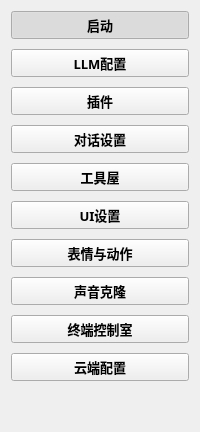
     <widget class="QFrame" name="sidebar">
      <property name="maximumSize">
       <size>
        <width>16777215</width>
        <height>16777215</height>
       </size>
      </property>
      <property name="frameShape">
       <enum>QFrame::NoFrame</enum>
      </property>
      <layout class="QVBoxLayout" name="verticalLayout">
       <property name="spacing">
        <number>10</number>
       </property>
       <item>
        <widget class="QPushButton" name="pushButton_3">
         <property name="sizePolicy">
          <sizepolicy hsizetype="Minimum" vsizetype="Preferred">
           <horstretch>0</horstretch>
           <verstretch>0</verstretch>
          </sizepolicy>
         </property>
         <property name="font">
          <font>
           <family>微软雅黑</family>
           <pointsize>10</pointsize>
           <weight>75</weight>
           <bold>true</bold>
          </font>
         </property>
         <property name="text">
          <string>启动</string>
         </property>
         <property name="checkable">
          <bool>true</bool>
         </property>
         <property name="checked">
          <bool>true</bool>
         </property>
        </widget>
       </item>
       <item>
        <widget class="QPushButton" name="pushButton">
         <property name="sizePolicy">
          <sizepolicy hsizetype="Minimum" vsizetype="Preferred">
           <horstretch>0</horstretch>
           <verstretch>0</verstretch>
          </sizepolicy>
         </property>
         <property name="font">
          <font>
           <family>微软雅黑</family>
           <pointsize>10</pointsize>
           <weight>75</weight>
           <bold>true</bold>
          </font>
         </property>
         <property name="text">
          <string>LLM配置</string>
         </property>
         <property name="checkable">
          <bool>true</bool>
         </property>
        </widget>
       </item>
       <item>
        <widget class="QPushButton" name="pushButton_plugins">
         <property name="sizePolicy">
          <sizepolicy hsizetype="Minimum" vsizetype="Preferred">
           <horstretch>0</horstretch>
           <verstretch>0</verstretch>
          </sizepolicy>
         </property>
         <property name="font">
          <font>
           <family>微软雅黑</family>
           <pointsize>10</pointsize>
           <weight>75</weight>
           <bold>true</bold>
          </font>
         </property>
         <property name="text">
          <string>插件</string>
         </property>
         <property name="checkable">
          <bool>true</bool>
         </property>
        </widget>
       </item>
       <item>
        <widget class="QPushButton" name="pushButton_5">
         <property name="sizePolicy">
          <sizepolicy hsizetype="Minimum" vsizetype="Preferred">
           <horstretch>0</horstretch>
           <verstretch>0</verstretch>
          </sizepolicy>
         </property>
         <property name="font">
          <font>
           <family>微软雅黑</family>
           <pointsize>10</pointsize>
           <weight>75</weight>
           <bold>true</bold>
          </font>
         </property>
         <property name="text">
          <string>对话设置</string>
         </property>
         <property name="checkable">
          <bool>true</bool>
         </property>
        </widget>
       </item>
       <item>
        <widget class="QPushButton" name="pushButton_tools">
         <property name="sizePolicy">
          <sizepolicy hsizetype="Minimum" vsizetype="Preferred">
           <horstretch>0</horstretch>
           <verstretch>0</verstretch>
          </sizepolicy>
         </property>
         <property name="font">
          <font>
           <family>微软雅黑</family>
           <pointsize>10</pointsize>
           <weight>75</weight>
           <bold>true</bold>
          </font>
         </property>
         <property name="text">
          <string>工具屋</string>
         </property>
         <property name="checkable">
          <bool>true</bool>
         </property>
        </widget>
       </item>
       <item>
        <widget class="QPushButton" name="pushButton_ui_settings">
         <property name="sizePolicy">
          <sizepolicy hsizetype="Minimum" vsizetype="Preferred">
           <horstretch>0</horstretch>
           <verstretch>0</verstretch>
          </sizepolicy>
         </property>
         <property name="font">
          <font>
           <family>微软雅黑</family>
           <pointsize>10</pointsize>
           <weight>75</weight>
           <bold>true</bold>
          </font>
         </property>
         <property name="text">
          <string>UI设置</string>
         </property>
         <property name="checkable">
          <bool>true</bool>
         </property>
        </widget>
       </item>
       <item>
        <widget class="QPushButton" name="pushButton_animation">
         <property name="sizePolicy">
          <sizepolicy hsizetype="Minimum" vsizetype="Preferred">
           <horstretch>0</horstretch>
           <verstretch>0</verstretch>
          </sizepolicy>
         </property>
         <property name="font">
          <font>
           <family>微软雅黑</family>
           <pointsize>10</pointsize>
           <weight>75</weight>
           <bold>true</bold>
          </font>
         </property>
         <property name="text">
          <string>表情与动作</string>
         </property>
         <property name="checkable">
          <bool>true</bool>
         </property>
        </widget>
       </item>
       <item>
        <widget class="QPushButton" name="pushButton_voice_clone">
         <property name="sizePolicy">
          <sizepolicy hsizetype="Minimum" vsizetype="Preferred">
           <horstretch>0</horstretch>
           <verstretch>0</verstretch>
          </sizepolicy>
         </property>
         <property name="font">
          <font>
           <family>微软雅黑</family>
           <pointsize>10</pointsize>
           <weight>75</weight>
           <bold>true</bold>
          </font>
         </property>
         <property name="text">
          <string>声音克隆</string>
         </property>
         <property name="checkable">
          <bool>true</bool>
         </property>
        </widget>
       </item>
       <item>
        <widget class="QPushButton" name="pushButton_terminal">
         <property name="sizePolicy">
          <sizepolicy hsizetype="Minimum" vsizetype="Preferred">
           <horstretch>0</horstretch>
           <verstretch>0</verstretch>
          </sizepolicy>
         </property>
         <property name="font">
          <font>
           <family>微软雅黑</family>
           <pointsize>10</pointsize>
           <weight>75</weight>
           <bold>true</bold>
          </font>
         </property>
         <property name="text">
          <string>终端控制室</string>
         </property>
         <property name="checkable">
          <bool>true</bool>
         </property>
        </widget>
       </item>
       <item>
        <widget class="QPushButton" name="pushButton_cloud_config">
         <property name="sizePolicy">
          <sizepolicy hsizetype="Minimum" vsizetype="Preferred">
           <horstretch>0</horstretch>
           <verstretch>0</verstretch>
          </sizepolicy>
         </property>
         <property name="font">
          <font>
           <family>微软雅黑</family>
           <pointsize>10</pointsize>
           <weight>75</weight>
           <bold>true</bold>
          </font>
         </property>
         <property name="text">
          <string>云端配置</string>
         </property>
         <property name="checkable">
          <bool>true</bool>
         </property>
        </widget>
       </item>
       <item>
        <spacer name="verticalSpacer_2">
         <property name="orientation">
          <enum>Qt::Vertical</enum>
         </property>
         <property name="sizeHint" stdset="0">
          <size>
           <width>20</width>
           <height>40</height>
          </size>
         </property>
        </spacer>
       </item>
      </layout>
     </widget>
